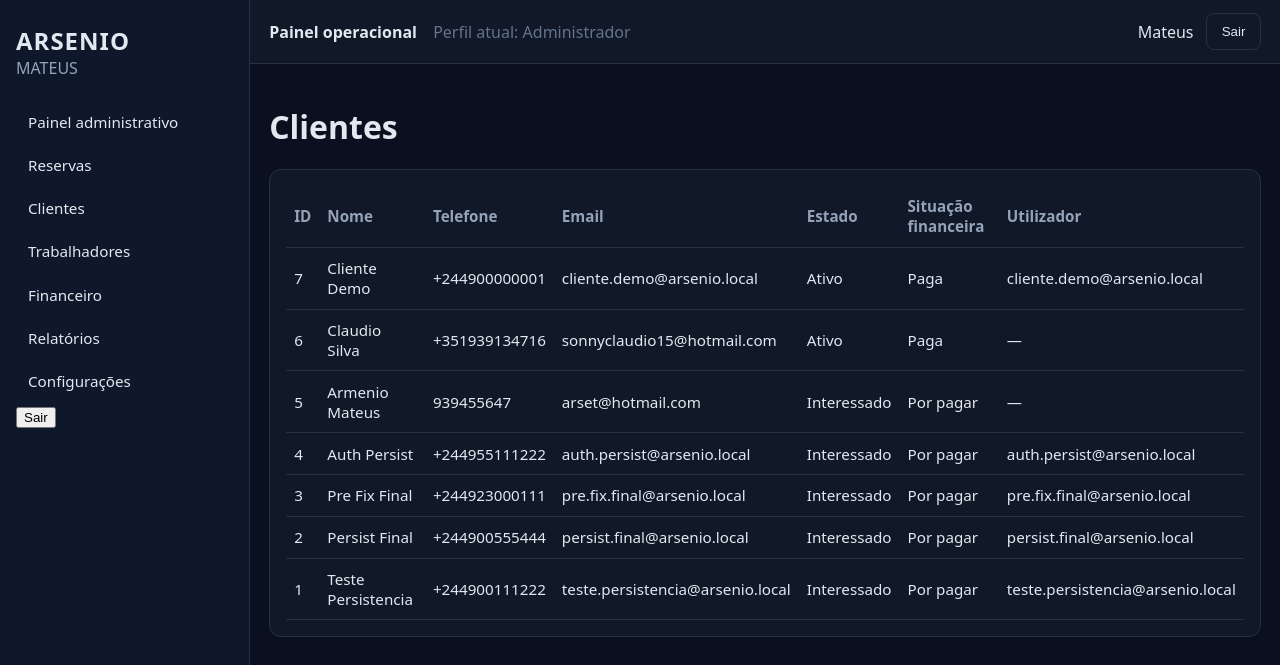
The app's page /clientes/ (signed in) with its own data.
### clientes/models.py (models this page shows, shortened)
class Cliente(models.Model):
    ESTADO_CHOICES = (
        ("interessado", "Interessado"),
        ("ativo", "Ativo"),
        ("inativo", "Inativo"),
    )
    SITUACAO_FINANCEIRA_CHOICES = (
        ("por_pagar", "Por pagar"),
        ("em_validacao", "Em validacao"),
        ("paga", "Paga"),
    )
    """Hospede / cliente do condominio (ligacao opcional a utilizador do portal)."""
    user = models.OneToOneField(
        settings.AUTH_USER_MODEL,
        null=True,
        blank=True,
        on_delete=models.SET_NULL,
        related_name="perfil_cliente",
    )
    nome = models.CharField(max_length=120)
    telefone = models.CharField(max_length=40, blank=True)
    email = models.EmailField(blank=True)
    nacionalidade = models.CharField(max_length=80, blank=True, default="")
    tipo_documento = models.CharField(max_length=40, blank=True, default="")
    numero_documento_identificacao = models.CharField(max_length=60, blank=True, default="")
    data_nascimento = models.DateField(null=True, blank=True)
    morada = models.CharField(max_length=180, blank=True, default="")
    cidade = models.CharField(max_length=80, blank=True, default="")
    pais_residencia = models.CharField(max_length=80, blank=True, default="")
    empresa_instituicao = models.CharField(max_length=120, blank=True, default="")
    contacto_alternativo = models.CharField(max_length=40, blank=True, default="")
    preferencia_contacto = models.CharField(max_length=20, blank=True, default="")
    estado = models.CharField(max_length=20, choices=ESTADO_CHOICES, default="interessado")
    situacao_financeira = models.CharField(
        max_length=20,
        choices=SITUACAO_FINANCEIRA_CHOICES,
        default="por_pagar",
    )
    criado_em = models.DateTimeField(auto_now_add=True)
    class Meta:
        ordering = ["-id"]

### clientes/views.py (the view)
# urls.py: path("", views.lista, name="lista"),
@interno_required
def lista(request):
    clientes = Cliente.objects.order_by("-id")[:100]
    return render(request, "clientes/lista.html", {"clientes": clientes})

### usuarios/authz.py (called while the page is built)
def _perfil_required(perfis_permitidos, redirect_name):
    def decorator(view_func):
        @login_required
        @wraps(view_func)
        def wrapped(request, *args, **kwargs):
            perfil = get_perfil_atual(request)
            if perfil in perfis_permitidos:
                return view_func(request, *args, **kwargs)
            messages.error(request, "Acesso não autorizado para este perfil.")
            return redirect(redirect_name)
        return wrapped
    return decorator

### usuarios/perfil.py (called while the page is built)
def get_perfil_atual(request) -> str:
    return get_user_profile(getattr(request, "user", None))

def get_perfil_atual_label(request) -> str:
    return profile_display_name(get_perfil_atual(request))

### usuarios/roles.py (called while the page is built)
def get_user_role(user):
    if not user or not user.is_authenticated:
        return PerfilAcesso.VISITANTE
    if hasattr(user, "perfil_acesso"):
        return user.perfil_acesso.role
    return PerfilAcesso.VISITANTE

def role_display_name(role: str) -> str:
    labels = {
        PerfilAcesso.VISITANTE: "Visitante interessado",
        PerfilAcesso.CLIENTE_PENDENTE: "Cliente com pré-reserva",
        PerfilAcesso.CLIENTE_CONFIRMADO: "Cliente confirmado",
        PerfilAcesso.STAFF_LIMPEZA: "Trabalhador (Limpeza)",
        PerfilAcesso.STAFF_LAVANDARIA: "Trabalhador (Lavandaria)",
        PerfilAcesso.STAFF_RESTAURANTE: "Trabalhador (Restaurante)",
        PerfilAcesso.STAFF_MANUTENCAO: "Trabalhador (Manutenção)",
        PerfilAcesso.RECEPCAO: "Recepcionista",
        PerfilAcesso.ADMIN: "Administrador",
        PerfilAcesso.ADMIN_CONDOMINIO: "Administrador do condomínio",
        PerfilAcesso.ADMIN_SISTEMA: "Administrador do sistema",
    }
    return labels.get(role, "Visitante interessado")

def get_user_profile(user) -> str:
    role = get_user_role(user)
    if not user or not user.is_authenticated:
        return PERFIL_VISITANTE_INTERESSADO
    if user.is_superuser or role in ROLES_ADMIN:
        return PERFIL_ADMINISTRADOR
    if role in ROLES_INTERNOS:
        return PERFIL_TRABALHADOR
    if role in ROLES_CLIENTE or hasattr(user, "perfil_cliente"):
        return PERFIL_CLIENTE
    return PERFIL_VISITANTE_INTERESSADO

def profile_display_name(profile: str) -> str:
    labels = {
        PERFIL_VISITANTE_INTERESSADO: "Visitante interessado",
        PERFIL_CLIENTE: "Cliente",
        PERFIL_TRABALHADOR: "Trabalhador",
        PERFIL_ADMINISTRADOR: "Administrador",
    }
    return labels.get(profile, "Visitante interessado")

### templates/clientes/lista.html (shortened to what this page needs)
{% extends "base_app.html" %}
{% block content %}
<h1>Clientes</h1>
<section class="card">
    <table class="data-table">
        <thead><tr><th>ID</th><th>Nome</th><th>Telefone</th><th>Email</th><th>Estado</th><th>Situação financeira</th><th>Utilizador</th></tr></thead>
        <tbody>
        {% for c in clientes %}
            <tr>
                <td>{{ c.id }}</td>
                <td>{{ c.nome }}</td>
                <td>{{ c.telefone }}</td>
                <td>{{ c.email }}</td>
                <td>{{ c.get_estado_display }}</td>
                <td>{{ c.get_situacao_financeira_display }}</td>
                <td>{% if c.user %}{{ c.user.username }}{% else %}—{% endif %}</td>
            </tr>
        {% empty %}
            <tr><td colspan="7">Sem clientes registados.</td></tr>
        {% endfor %}
        </tbody>
    </table>
</section>
{% endblock %}

### templates/base_app.html (shortened to what this page needs)
{% load static %}
<!DOCTYPE html>
<html lang="pt">
<head>
    <link rel="stylesheet" href="{% static 'css/app.css' %}">
</head>
<body class="app-body">
    <div class="layout">
        <aside class="sidebar">
            <div class="brand">
                <h2>ARSENIO</h2>
                <p>MATEUS</p>
            </div>
            <nav>
                {% if perfil_atual == "cliente" %}
                <a href="{% url 'site_publico:home' %}">Início</a>
                <a href="{% url 'reservas:minhas_reservas' %}">Minhas reservas</a>
                <a href="{% url 'portal_cliente:faturas' %}">Pagamentos/Faturas</a>
                <a href="{% url 'portal_cliente:servicos' %}">Serviços</a>
                <a href="{% url 'portal_cliente:home' %}">Perfil</a>
                <form method="post" action="{% url 'usuarios:logout' %}">
                    {% csrf_token %}
                    <button type="submit">Sair</button>
                </form>
                {% elif perfil_atual == "administrador" %}
                <a href="{% url 'dashboard:home' %}">Painel administrativo</a>
                <a href="{% url 'reservas:lista' %}">Reservas</a>
                <a href="{% url 'clientes:lista' %}">Clientes</a>
                <a href="/admin/auth/user/">Trabalhadores</a>
                <a href="{% url 'faturacao:lista' %}">Financeiro</a>
                <a href="{% url 'relatorios:lista' %}">Relatórios</a>
                <a href="/admin/">Configurações</a>
                <form method="post" action="{% url 'usuarios:logout' %}">
                    <button type="submit">Sair</button>
                </form>
                {% else %}
                <a href="{% url 'site_publico:home' %}">Site público</a>
                {% endif %}
            </nav>
        </aside>
        <div class="main-area">
            <header class="topbar">
                <div>
                    <strong>Painel operacional</strong>
                    <span style="margin-left:0.75rem;color:#64748b;">Perfil atual: {{ perfil_atual_label }}</span>
                </div>
                <div class="topbar-actions">
                    {% if request.user.is_authenticated %}
                        <span>{{ request.user.username }}</span>
                        <form method="post" action="{% url 'usuarios:logout' %}" style="display:inline;">
                            <button type="submit" class="btn-link secondary">Sair</button>
                        </form>
                    {% else %}
                        <a class="btn-link" href="{% url 'usuarios:login' %}">Login</a>
                    {% endif %}
                </div>
            </header>
            <main class="content">
                {% block content %}{% endblock %}
            </main>
        </div>
    </div>
</body>
</html>

### static/css/app.css (style rules this page uses)
:root { --bg: #0b1020; --sidebar: #0f172a; --panel: #111827; --surface: #1f2937; --text: #e2e8f0; --muted: #94a3b8; --primary: #2563eb; --border: #243247; --danger: #ef4444; --success: #16a34a; }
* { box-sizing: border-box; }
body.app-body { margin: 0; font-family: "Segoe UI", Arial, sans-serif; background: var(--bg); color: var(--text); }
.layout { min-height: 100vh; display: grid; grid-template-columns: 250px 1fr; }
.sidebar { background: var(--sidebar); border-right: 1px solid var(--border); padding: 1.5rem 1rem; }
.brand h2 { margin: 0; letter-spacing: 1px; }
.brand p { margin: 0 0 1.5rem; color: var(--muted); }
.sidebar nav { display: flex; flex-direction: column; gap: 0.35rem; }
.sidebar nav a { color: var(--text); text-decoration: none; padding: 0.55rem 0.75rem; border-radius: 0.5rem; font-size: 0.95rem; }
.main-area { display: grid; grid-template-rows: 64px 1fr; }
.topbar { background: var(--panel); border-bottom: 1px solid var(--border); display: flex; justify-content: space-between; align-items: center; padding: 0 1.2rem; }
.topbar-actions { display: flex; align-items: center; gap: 0.8rem; }
.content { padding: 1.2rem; }
.card { background: var(--panel); border: 1px solid var(--border); border-radius: 12px; padding: 1rem; margin-bottom: 1rem; }
.btn-primary, .btn-link { background: var(--primary); color: #fff; text-decoration: none; border: none; border-radius: 8px; padding: 0.6rem 0.9rem; cursor: pointer; display: inline-block; }
.btn-link.secondary { background: transparent; border: 1px solid var(--border); color: var(--text); }
.data-table { width: 100%; border-collapse: collapse; font-size: 0.95rem; }
.data-table th, .data-table td { border-bottom: 1px solid var(--border); padding: 0.65rem 0.5rem; text-align: left; }
.data-table th { color: var(--muted); font-weight: 600; }

### records on screen
Cliente: id "7", nome "Cliente Demo", telefone "+244900000001", email "cliente.demo@arsenio.local", estado "Ativo", situacao_financeira "Paga", user.username "cliente.demo@arsenio.local"
Cliente: id "6", nome "Claudio Silva", telefone "+351939134716", email "sonnyclaudio15@hotmail.com", estado "Ativo", situacao_financeira "Paga"
Cliente: id "5", nome "Armenio Mateus", telefone "939455647", email "arset@hotmail.com", estado "Interessado", situacao_financeira "Por pagar"
Cliente: id "4", nome "Auth Persist", telefone "+244955111222", email "auth.persist@arsenio.local", estado "Interessado", situacao_financeira "Por pagar", user.username "auth.persist@arsenio.local"
Cliente: id "3", nome "Pre Fix Final", telefone "+244923000111", email "pre.fix.final@arsenio.local", estado "Interessado", situacao_financeira "Por pagar", user.username "pre.fix.final@arsenio.local"
Cliente: id "2", nome "Persist Final", telefone "+244900555444", email "persist.final@arsenio.local", estado "Interessado", situacao_financeira "Por pagar", user.username "persist.final@arsenio.local"
Cliente: id "1", nome "Teste Persistencia", telefone "+244900111222", email "teste.persistencia@arsenio.local", estado "Interessado", situacao_financeira "Por pagar", user.username "teste.persistencia@arsenio.local"

### other values on screen
{{ perfil_atual_label }} "Administrador"
{{ request.user.username }} "Mateus"
